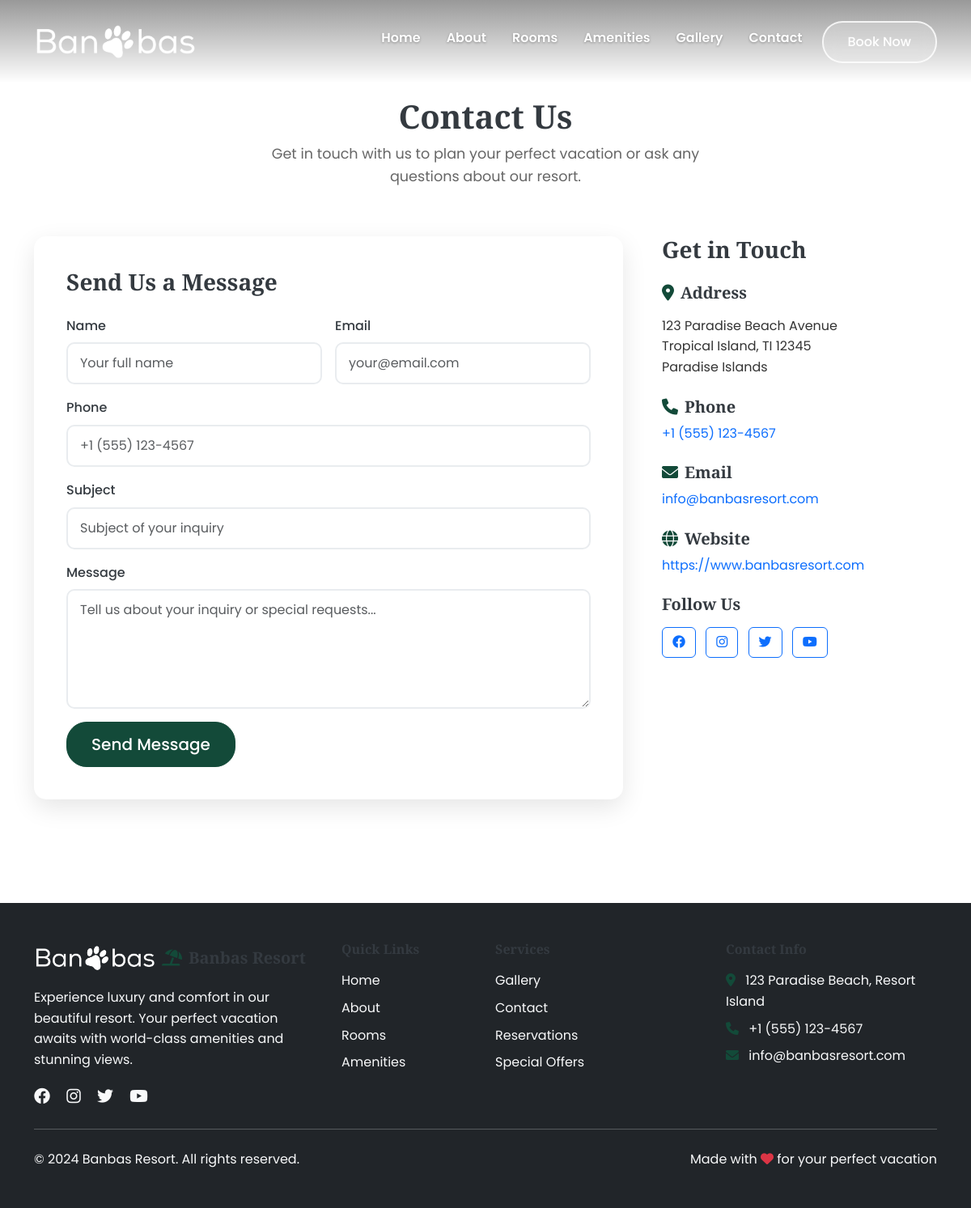
Page /contact/ on the committed database.
### resort/models.py (models this page shows, shortened)
class Resort(models.Model):
    name = models.CharField(max_length=100, default="Banbas Resort")
    tagline = models.CharField(max_length=200, default="Your Paradise Awaits")
    description = models.TextField(default="Experience luxury and comfort at Banbas Resort")
    address = models.TextField()
    phone = models.CharField(max_length=20)
    email = models.EmailField()
    website = models.URLField(blank=True)
    hero_image_placeholder = models.CharField(
        max_length=200,
        default="https://images.unsplash.com/photo-1571896349842-33c89424de2d?ixlib=rb-4.0.3&ixid=M3wxMjA3fDB8MHxwaG90by1wYWdlfHx8fGVufDB8fHx8fA%3D%3D&auto=format&fit=crop&w=1920&q=80"
    )
    hero_video = models.FileField(
        upload_to='videos/',
        blank=True,
        null=True,
        help_text="Hero background video (MP4 recommended, under 10MB)"
    )
    facebook_url = models.URLField(blank=True)
    instagram_url = models.URLField(blank=True)
    twitter_url = models.URLField(blank=True)
    updated_at = models.DateTimeField(auto_now=True)

### resort/views.py (the view)
# urls.py: path('contact/', views.contact, name='contact'),
def contact(request):
    resort = Resort.objects.first()
    if request.method == 'POST':
        form = ContactForm(request.POST)
        if form.is_valid():
            form.save()
            messages.success(request, 'Thank you for your message! We will get back to you soon.')
            return redirect('resort:contact')
    else:
        form = ContactForm()
    context = {
        'form': form,
        'resort': resort,
    }
    return render(request, 'resort/contact.html', context)

### resort/forms.py
class ContactForm(forms.ModelForm):
    class Meta:
        model = Contact
        fields = ['name', 'email', 'phone', 'subject', 'message']
        widgets = {
            'name': forms.TextInput(attrs={
                'class': 'form-control',
                'placeholder': 'Your full name'
            }),
            'email': forms.EmailInput(attrs={
                'class': 'form-control',
                'placeholder': 'your@email.com'
            }),
            'phone': forms.TextInput(attrs={
                'class': 'form-control',
                'placeholder': '+1 (555) 123-4567'
            }),
            'subject': forms.TextInput(attrs={
                'class': 'form-control',
                'placeholder': 'Subject of your inquiry'
            }),
            'message': forms.Textarea(attrs={
                'class': 'form-control',
                'rows': 5,
                'placeholder': 'Tell us about your inquiry or special requests...'
            })
        }
    def __init__(self, *args, **kwargs):
        super().__init__(*args, **kwargs)
        self.fields['phone'].required = False

### templates/resort/contact.html (shortened to what this page needs)
{% extends 'resort/base.html' %}
{% load static %}
{% block content %}
<section class="section" style="padding-top: 120px;">
    <div class="container">
        <div class="section-title">
            <h1>Contact Us</h1>
            <p>Get in touch with us to plan your perfect vacation or ask any questions about our resort.</p>
        </div>
        <div class="row g-5">
            <div class="col-lg-8">
                <div class="contact-form">
                    <h3 class="mb-4">Send Us a Message</h3>
                    <form method="post">
                        <div class="row g-3">
                            <div class="col-md-6">
                                <label for="{{ form.name.id_for_label }}" class="form-label">{{ form.name.label }}</label>
                                {{ form.name }}
                            </div>
                            <div class="col-md-6">
                                <label for="{{ form.email.id_for_label }}" class="form-label">{{ form.email.label }}</label>
                                {{ form.email }}
                            </div>
                            <div class="col-12">
                                <label for="{{ form.phone.id_for_label }}" class="form-label">{{ form.phone.label }}</label>
                                {{ form.phone }}
                            </div>
                            <div class="col-12">
                                <label for="{{ form.subject.id_for_label }}" class="form-label">{{ form.subject.label }}</label>
                                {{ form.subject }}
                            </div>
                            <div class="col-12">
                                <label for="{{ form.message.id_for_label }}" class="form-label">{{ form.message.label }}</label>
                                {{ form.message }}
                            </div>
                            <div class="col-12">
                                <button type="submit" class="btn btn-primary btn-lg">Send Message</button>
                            </div>
                        </div>
                    </form>
                </div>
            </div>
            <div class="col-lg-4">
                <div class="contact-info">
                    <h3 class="mb-4">Get in Touch</h3>
                    {% if resort %}
                    <div class="info-item mb-4">
                        <h5><i class="fas fa-map-marker-alt text-primary me-2"></i>Address</h5>
                        <p>{{ resort.address|linebreaks }}</p>
                    </div>
                    <div class="info-item mb-4">
                        <h5><i class="fas fa-phone text-primary me-2"></i>Phone</h5>
                        <p><a href="tel:{{ resort.phone }}" class="text-decoration-none">{{ resort.phone }}</a></p>
                    </div>
                    <div class="info-item mb-4">
                        <h5><i class="fas fa-envelope text-primary me-2"></i>Email</h5>
                        <p><a href="mailto:{{ resort.email }}" class="text-decoration-none">{{ resort.email }}</a></p>
                    </div>
                    {% if resort.website %}
                    <div class="info-item mb-4">
                        <h5><i class="fas fa-globe text-primary me-2"></i>Website</h5>
                        <p><a href="{{ resort.website }}" target="_blank" class="text-decoration-none">{{ resort.website }}</a></p>
                    </div>
                    {% endif %}
                    {% endif %}
                    <div class="social-links">
                        <h5 class="mb-3">Follow Us</h5>
                        <a href="#" class="btn btn-outline-primary me-2 mb-2"><i class="fab fa-facebook"></i></a>
                        <a href="#" class="btn btn-outline-primary me-2 mb-2"><i class="fab fa-instagram"></i></a>
                        <a href="#" class="btn btn-outline-primary me-2 mb-2"><i class="fab fa-twitter"></i></a>
                        <a href="#" class="btn btn-outline-primary me-2 mb-2"><i class="fab fa-youtube"></i></a>
                    </div>
                </div>
            </div>
        </div>
    </div>
</section>
{% endblock %}

### static/css/style.css (style rules this page uses)
:root { --primary-color: #134a39; --secondary-color: #1e6b54; --accent-color: #2d8f6f; --success-color: #28a745; --warning-color: #ffc107; --danger-color: #dc3545; --dark-color: #343a40; --light-color: #f8f9fa; --font-primary: 'Poppins', sans-serif; --font-display: 'Playfair Display', serif; }
body { font-family: var(--font-primary); line-height: 1.6; color: #333; }
h1, h2, h3, h4, h5, h6 { font-family: var(--font-display); font-weight: 600; color: var(--dark-color); }
.btn-primary { background-color: var(--primary-color); border-color: var(--primary-color); padding: 12px 30px; font-weight: 500; border-radius: 25px; transition: all 0.3s ease; }
.text-primary { color: var(--primary-color) !important; }
.section { padding: 80px 0; }
.section-title { text-align: center; margin-bottom: 60px; }
.section-title p { font-size: 1.1rem; color: #666; max-width: 600px; margin: 0 auto; }
.contact-form { background: white; padding: 40px; border-radius: 15px; box-shadow: 0 10px 30px rgba(0, 0, 0, 0.1); }
.form-control { border: 2px solid #e9ecef; padding: 12px 15px; border-radius: 10px; font-size: 16px; transition: border-color 0.3s ease; }
.form-label { font-weight: 500; color: var(--dark-color); margin-bottom: 8px; }
html { scroll-padding-top: 80px; }

### rows in the picture
Resort: address "123 Paradise Beach Avenue Tropical Island, TI 12345 Paradise Islands", phone "+1 (555) 123-4567", email "info@banbasresort.com", website "https://www.banbasresort.com"
